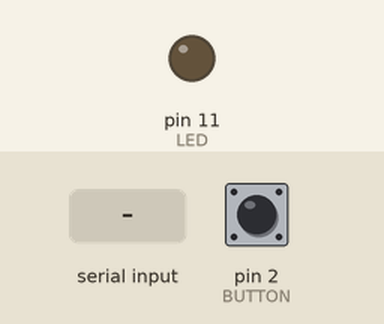
Simulated run of this sketch. Board: Arduino Uno, built with avr-gcc and run on an emulated ATmega328P. On the bench: output pins drawn as LEDs (lit = HIGH). Inputs (shaded band) come from the test bench; at power-on: pin 2 (BUTTON) LOW. What the sketch prints to the serial monitor is not drawn.

Above: at 1.2 s.
1.3 s: pin 2 (BUTTON) pulled HIGH for 0.15 s
2.9 s: pin 2 (BUTTON) pulled HIGH for 1 s
5.4 s: pin 2 (BUTTON) driven HIGH
8.4 s: "K" received over Serial
At 9.6 s:
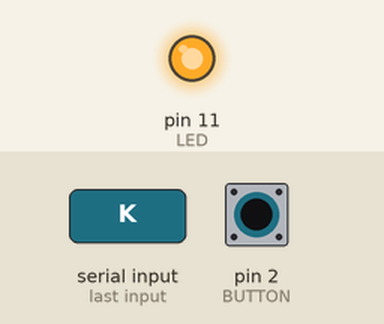
9.9 s: pin 2 (BUTTON) driven LOW
At 10.8 s:
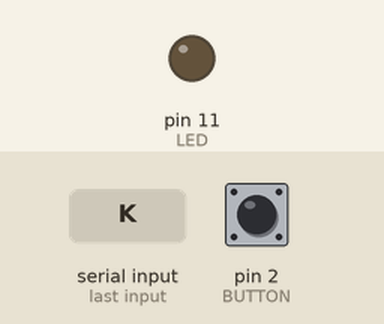
11.4 s: pin 2 (BUTTON) pulsed HIGH 2 times (0.12 s each, 0.3 s apart)
Timing chart, 0 to 14.4 s (numbered marks = the images above; inputs shaded):
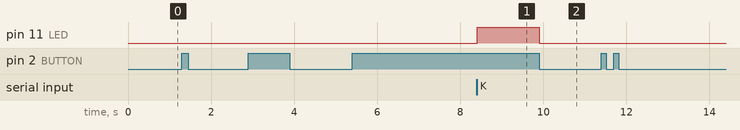

Measured:
- after the input at 1.3 s, every drawn part: stays the same
- after the input at 2.9 s, every drawn part: stays the same
- after the input at 5.4 s, every drawn part: stays the same
- after the input at 8.4 s, pin 11 (LED): LOW → HIGH at once
- after the input at 9.9 s, pin 11 (LED): HIGH → LOW at once
- after the input at 11.4 s, every drawn part: stays the same

The sketch:

button.ino
```cpp
/*
 * ************** Doorbell Feedback BUTTON ***********
 * requires pre-paired XBee Radio
 * and the BELL program on the receiving end
 by Rob Faludi hhtp://faludi.com
 */

#define VERSION "1.00a0"


int BUTTON = 2;
int LED = 11;

void setup() {
  pinMode(BUTTON,INPUT);
  pinMode(LED,OUTPUT);
  Serial.begin(9600);
}

void loop() {
  //send a capital D over the serial port if the button is pressed
  if (digitalRead(BUTTON) == HIGH) {
    Serial.print('D');
    delay(10); // prevents overwhelming the serial port
  }

  // if a capital K is received back, light teh feedback LED
  if (Serial.available() > 0 ){
    if (Serial.read() == 'K') {
      digitalWrite(LED, HIGH);
    }
  }

  // when the button is released, turn off the LED
  if (digitalRead(BUTTON) == LOW) {
    digitalWrite(LED, LOW);
  }

}
```
